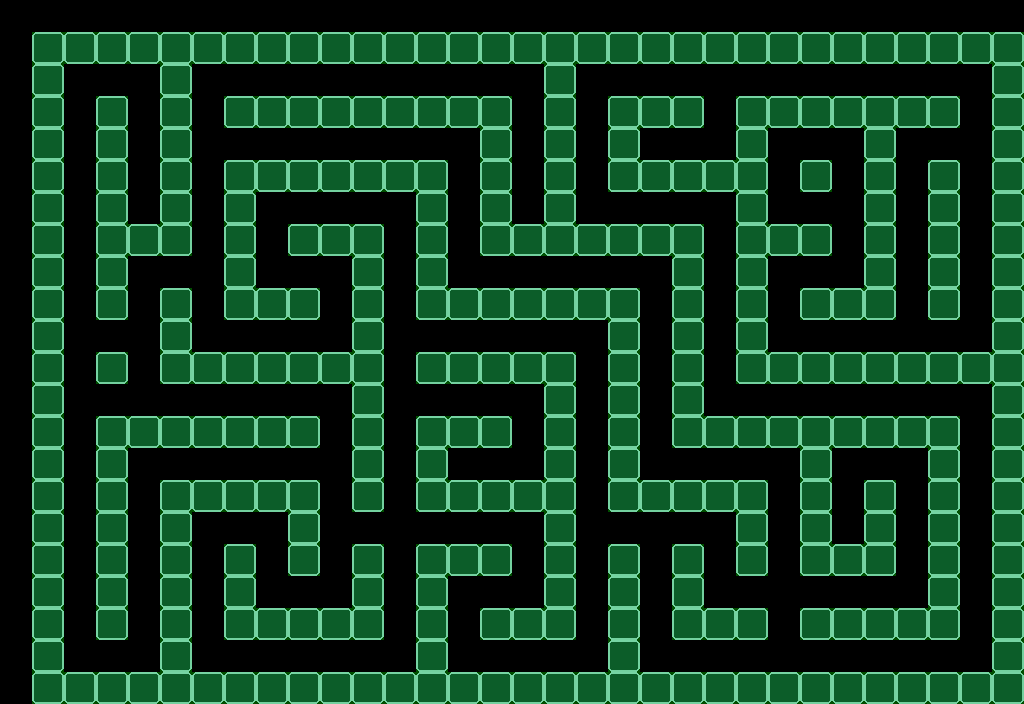

A 2D game scene composited from a Tiled map and its tileset images. What follows is a short description and the map's XML, with every tile layer's data as written:
An orthogonal 32x22 tile map with 32x32 px tiles, 2 tile layers (Parede, Colisor), 2 tilesets.

<map version="1.2" tiledversion="1.2.2" orientation="orthogonal" renderorder="right-down" width="32" height="22" tilewidth="32" tileheight="32" infinite="0" nextlayerid="5" nextobjectid="1">
 <tileset firstgid="1" name="Tileset PNG.fw" tilewidth="32" tileheight="32" tilecount="144" columns="12">
  <image source="../../Images/Tileset/Tileset PNG.fw.png" width="384" height="384" />
 </tileset>
 <tileset firstgid="145" source="../ColisorImage.tsx" />
 <layer id="3" name="Parede" width="32" height="22">
  <data encoding="csv">
0,0,0,0,0,0,0,0,0,0,0,0,0,0,0,0,0,0,0,0,0,0,0,0,0,0,0,0,0,0,0,0,
0,65,65,65,65,65,65,65,65,65,65,65,65,65,65,65,65,65,65,65,65,65,65,65,65,65,65,65,65,65,65,65,
0,65,0,0,0,65,0,0,0,0,0,0,0,0,0,0,0,65,0,0,0,0,0,0,0,0,0,0,0,0,0,65,
0,65,0,65,0,65,0,65,65,65,65,65,65,65,65,65,0,65,0,65,65,65,0,65,65,65,65,65,65,65,0,65,
0,65,0,65,0,65,0,0,0,0,0,0,0,0,0,65,0,65,0,65,0,0,0,65,0,0,0,65,0,0,0,65,
0,65,0,65,0,65,0,65,65,65,65,65,65,65,0,65,0,65,0,65,65,65,65,65,0,65,0,65,0,65,0,65,
0,65,0,65,0,65,0,65,0,0,0,0,0,65,0,65,0,65,0,0,0,0,0,65,0,0,0,65,0,65,0,65,
0,65,0,65,65,65,0,65,0,65,65,65,0,65,0,65,65,65,65,65,65,65,0,65,65,65,0,65,0,65,0,65,
0,65,0,65,0,0,0,65,0,0,0,65,0,65,0,0,0,0,0,0,0,65,0,65,0,0,0,65,0,65,0,65,
0,65,0,65,0,65,0,65,65,65,0,65,0,65,65,65,65,65,65,65,0,65,0,65,0,65,65,65,0,65,0,65,
0,65,0,0,0,65,0,0,0,0,0,65,0,0,0,0,0,0,0,65,0,65,0,65,0,0,0,0,0,0,0,65,
0,65,0,65,0,65,65,65,65,65,65,65,0,65,65,65,65,65,0,65,0,65,0,65,65,65,65,65,65,65,65,65,
0,65,0,0,0,0,0,0,0,0,0,65,0,0,0,0,0,65,0,65,0,65,0,0,0,0,0,0,0,0,0,65,
0,65,0,65,65,65,65,65,65,65,0,65,0,65,65,65,0,65,0,65,0,65,65,65,65,65,65,65,65,65,0,65,
0,65,0,65,0,0,0,0,0,0,0,65,0,65,0,0,0,65,0,65,0,0,0,0,0,65,0,0,0,65,0,65,
0,65,0,65,0,65,65,65,65,65,0,65,0,65,65,65,65,65,0,65,65,65,65,65,0,65,0,65,0,65,0,65,
0,65,0,65,0,65,0,0,0,65,0,0,0,0,0,0,0,65,0,0,0,0,0,65,0,65,0,65,0,65,0,65,
0,65,0,65,0,65,0,65,0,65,0,65,0,65,65,65,0,65,0,65,0,65,0,65,0,65,65,65,0,65,0,65,
0,65,0,65,0,65,0,65,0,0,0,65,0,65,0,0,0,65,0,65,0,65,0,0,0,0,0,0,0,65,0,65,
0,65,0,65,0,65,0,65,65,65,65,65,0,65,0,65,65,65,0,65,0,65,65,65,0,65,65,65,65,65,0,65,
0,65,0,0,0,65,0,0,0,0,0,0,0,65,0,0,0,0,0,65,0,0,0,0,0,0,0,0,0,0,0,65,
0,65,65,65,65,65,65,65,65,65,65,65,65,65,65,65,65,65,65,65,65,65,65,65,65,65,65,65,65,65,65,65
</data>
 </layer>
 <layer id="4" name="Colisor" width="32" height="22" opacity="0.31">
  <data encoding="csv">
0,0,0,0,0,0,0,0,0,0,0,0,0,0,0,0,0,0,0,0,0,0,0,0,0,0,0,0,0,0,0,0,
0,145,145,145,145,145,145,145,145,145,145,145,145,145,145,145,145,145,145,145,145,145,145,145,145,145,145,145,145,145,145,145,
0,145,0,0,0,145,0,0,0,0,0,0,0,0,0,0,0,145,0,0,0,0,0,0,0,0,0,0,0,0,0,145,
0,145,0,145,0,145,0,145,145,145,145,145,145,145,145,145,0,145,0,145,145,145,0,145,145,145,145,145,145,145,0,145,
0,145,0,145,0,145,0,0,0,0,0,0,0,0,0,145,0,145,0,145,0,0,0,145,0,0,0,145,0,0,0,145,
0,145,0,145,0,145,0,145,145,145,145,145,145,145,0,145,0,145,0,145,145,145,145,145,0,145,0,145,0,145,0,145,
0,145,0,145,0,145,0,145,0,0,0,0,0,145,0,145,0,145,0,0,0,0,0,145,0,0,0,145,0,145,0,145,
0,145,0,145,145,145,0,145,0,145,145,145,0,145,0,145,145,145,145,145,145,145,0,145,145,145,0,145,0,145,0,145,
0,145,0,145,0,0,0,145,0,0,0,145,0,145,0,0,0,0,0,0,0,145,0,145,0,0,0,145,0,145,0,145,
0,145,0,145,0,145,0,145,145,145,0,145,0,145,145,145,145,145,145,145,0,145,0,145,0,145,145,145,0,145,0,145,
0,145,0,0,0,145,0,0,0,0,0,145,0,0,0,0,0,0,0,145,0,145,0,145,0,0,0,0,0,0,0,145,
0,145,0,145,0,145,145,145,145,145,145,145,0,145,145,145,145,145,0,145,0,145,0,145,145,145,145,145,145,145,145,145,
0,145,0,0,0,0,0,0,0,0,0,145,0,0,0,0,0,145,0,145,0,145,0,0,0,0,0,0,0,0,0,145,
0,145,0,145,145,145,145,145,145,145,0,145,0,145,145,145,0,145,0,145,0,145,145,145,145,145,145,145,145,145,0,145,
0,145,0,145,0,0,0,0,0,0,0,145,0,145,0,0,0,145,0,145,0,0,0,0,0,145,0,0,0,145,0,145,
0,145,0,145,0,145,145,145,145,145,0,145,0,145,145,145,145,145,0,145,145,145,145,145,0,145,0,145,0,145,0,145,
0,145,0,145,0,145,0,0,0,145,0,0,0,0,0,0,0,145,0,0,0,0,0,145,0,145,0,145,0,145,0,145,
0,145,0,145,0,145,0,145,0,145,0,145,0,145,145,145,0,145,0,145,0,145,0,145,0,145,145,145,0,145,0,145,
0,145,0,145,0,145,0,145,0,0,0,145,0,145,0,0,0,145,0,145,0,145,0,0,0,0,0,0,0,145,0,145,
0,145,0,145,0,145,0,145,145,145,145,145,0,145,0,145,145,145,0,145,0,145,145,145,0,145,145,145,145,145,0,145,
0,145,0,0,0,145,0,0,0,0,0,0,0,145,0,0,0,0,0,145,0,0,0,0,0,0,0,0,0,0,0,145,
0,145,145,145,145,145,145,145,145,145,145,145,145,145,145,145,145,145,145,145,145,145,145,145,145,145,145,145,145,145,145,145
</data>
 </layer>
</map>
